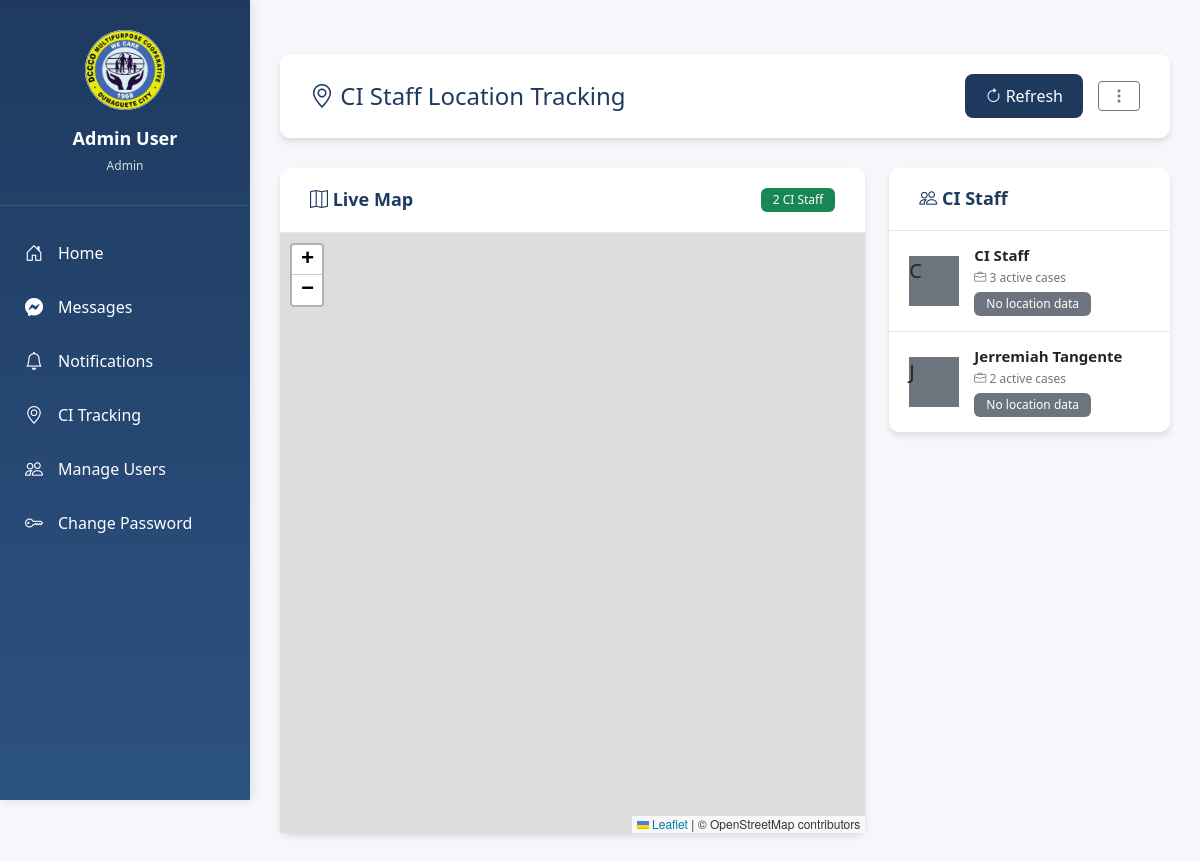
/ci-tracking (signed in), run on the app's committed database.
### tables this page shows
CREATE TABLE users (
    id INTEGER PRIMARY KEY AUTOINCREMENT,
    email TEXT UNIQUE NOT NULL,
    password_hash TEXT NOT NULL,
    name TEXT NOT NULL,
    role TEXT NOT NULL CHECK(role IN ('admin', 'loan_staff', 'ci_staff')),
    signature_path TEXT,
    current_workload INTEGER DEFAULT 0
, is_online INTEGER DEFAULT 0, last_seen TEXT, is_approved INTEGER DEFAULT 0, created_at TEXT, backup_email TEXT, password_reset_token TEXT, password_reset_expires TEXT, approval_type TEXT DEFAULT "new_account");

### app.py (the view)
@app.route('/ci-tracking')
@login_required
def ci_tracking():
    if current_user.role != 'admin':
        flash('Access denied', 'danger')
        return redirect(url_for('index'))
    conn = get_db()
    ci_staff = conn.execute('''
        SELECT
            u.id, u.name, u.email,
            lt.latitude, lt.longitude, lt.activity, lt.tracked_at,
            (SELECT COUNT(*) FROM loan_applications WHERE assigned_ci_staff = u.id AND status = 'assigned_to_ci') as active_cases
        FROM users u
        LEFT JOIN location_tracking lt ON u.id = lt.user_id
        WHERE u.role = 'ci_staff'
        AND (lt.id IS NULL OR lt.id = (
            SELECT id FROM location_tracking
            WHERE user_id = u.id
            ORDER BY tracked_at DESC
            LIMIT 1
        ))
        ORDER BY u.name
    ''').fetchall()
    conn.close()
    return render_template('ci_tracking.html', ci_staff=ci_staff, unread_count=0)

### app.py (called while the page is built)
def get_db():
    conn = sqlite3.connect(DATABASE, timeout=10)
    conn.row_factory = sqlite3.Row
    return conn

@login_manager.user_loader
def load_user(user_id):
    conn = get_db()
    row = conn.execute('SELECT * FROM users WHERE id=?', (user_id,)).fetchone()
    conn.close()
    if row:
        backup_email = row['backup_email'] if 'backup_email' in row.keys() else None
        return User(row['id'], row['email'], row['name'], row['role'], row['signature_path'], backup_email)
    return None

### templates/ci_tracking.html (shortened to what this page needs)
run{% extends "base.html" %}
{% block content %}
<div class="top-bar">
    <h2><i class="bi bi-geo-alt"></i> CI Staff Location Tracking</h2>
    <div class="top-bar-actions">
        <button class="btn btn-primary" onclick="refreshLocations()">
            <i class="bi bi-arrow-clockwise"></i> Refresh
        </button>
        <div class="user-menu-container">
            <button class="btn btn-outline-secondary user-menu-btn" type="button">
                <i class="bi bi-three-dots-vertical"></i>
            </button>
        </div>
    </div>
</div>
<div class="row">
    <div class="col-lg-8 mb-4">
        <div class="content-card">
            <div class="content-card-header">
                <h5><i class="bi bi-map"></i> Live Map</h5>
                <span class="badge bg-success">{{ ci_staff|length }} CI Staff</span>
            </div>
            <div class="content-card-body p-0">
                <div id="trackingMap" style="height: 600px; width: 100%;"></div>
            </div>
        </div>
    </div>
    <div class="col-lg-4">
        <div class="content-card">
            <div class="content-card-header">
                <h5><i class="bi bi-people"></i> CI Staff</h5>
            </div>
            <div class="content-card-body p-0">
                <div class="staff-tracking-list">
                    {% for staff in ci_staff %}
                    <div class="staff-tracking-item" data-staff-id="{{ staff.id }}" onclick="focusOnStaff({{ staff.latitude or 0 }}, {{ staff.longitude or 0 }}, '{{ staff.name }}')">
                        <div class="staff-avatar">
                            <div class="avatar-circle {% if staff.latitude %}bg-success{% else %}bg-secondary{% endif %}">
                                {{ staff.name[0].upper() }}
                            </div>
                        </div>
                        <div class="staff-info">
                            <h6>{{ staff.name }}</h6>
                            <div class="staff-details">
                                <small class="text-muted">
                                    <i class="bi bi-briefcase"></i> {{ staff.active_cases }} active cases
                                </small>
                            </div>
                            {% if not staff.latitude %}
                            <span class="badge badge-sm bg-secondary">No location data</span>
                            {% endif %}
                        </div>
                    </div>
                    {% endfor %}
                </div>
            </div>
        </div>
    </div>
</div>
<link rel="stylesheet" href="https://unpkg.com/leaflet@1.9.4/dist/leaflet.css" />
{% endblock %}

### templates/base.html (shortened to what this page needs)
<!DOCTYPE html>
<html>
<head>
    <link href="https://cdn.jsdelivr.net/npm/bootstrap@5.1.3/dist/css/bootstrap.min.css" rel="stylesheet">
    <link rel="stylesheet" href="https://cdn.jsdelivr.net/npm/bootstrap-icons@1.10.0/font/bootstrap-icons.css">
</head>
<body>
    {% if current_user.is_authenticated %}
    <div class="dashboard-container">
        <div class="sidebar" id="sidebar">
            <div class="sidebar-header">
                <div class="sidebar-logo">
                    <img src="{{ url_for('static', filename='images/logo.jpg') }}" alt="DCCCO Multipurpose Cooperative">
                </div>
                <div class="sidebar-user">{{ current_user.name }}</div>
                <div class="sidebar-email">{{ current_user.role.replace('_', ' ').title() }}</div>
            </div>
            <nav class="sidebar-nav">
                <a href="{% if current_user.role == 'admin' %}{{ url_for('admin_dashboard') }}{% elif current_user.role == 'ci_staff' %}{{ url_for('ci_dashboard') }}{% else %}{{ url_for('loan_dashboard') }}{% endif %}">
                    <i class="bi bi-house-door"></i> Home
                </a>
                <a href="{{ url_for('messages') }}" class="notification-badge">
                    <i class="bi bi-messenger"></i> Messages
                </a>
                <a href="{{ url_for('notifications') }}" class="notification-badge">
                    <i class="bi bi-bell"></i> Notifications
                </a>
                {% if current_user.role == 'admin' %}
                <a href="{{ url_for('ci_tracking') }}">
                    <i class="bi bi-geo-alt"></i> CI Tracking
                </a>
                <a href="{{ url_for('manage_users') }}">
                    <i class="bi bi-people"></i> Manage Users
                </a>
                {% endif %}
                <a href="{{ url_for('change_password') }}">
                    <i class="bi bi-key"></i> Change Password
                </a>
            </nav>
        </div>
        <div class="main-content">
    {% else %}
    <div class="container mt-4">
    {% endif %}
            {% block content %}{% endblock %}
    {% if current_user.is_authenticated %}
        </div>
    </div>
    {% else %}
    </div>
    {% endif %}
</body>
</html>

### templates/base.html (style rules this page uses)
:root { --primary-blue: #1e3a5f; --secondary-blue: #2c5282; --accent-yellow: #fbbf24; --light-bg: #f5f7fa; --card-shadow: 0 4px 6px rgba(0, 0, 0, 0.1); }
body { background-color: var(--light-bg); font-family: 'Segoe UI', Tahoma, Geneva, Verdana, sans-serif; }
.dashboard-container { display: flex; min-height: 100vh; }
.sidebar { width: 250px; background: linear-gradient(180deg, var(--primary-blue) 0%, var(--secondary-blue) 100%); color: white; padding: 0; position: fixed; height: 100vh; left: 0; top: 0; box-shadow: 2px 0 10px rgba(0,0,0,0.1); z-index: 1000; display: flex; flex-direction: column; }
.sidebar-header { padding: 30px 20px; text-align: center; border-bottom: 1px solid rgba(255,255,255,0.1); }
.sidebar-logo { width: 80px; height: 80px; border-radius: 50%; background: white; margin: 0 auto 15px; display: flex; align-items: center; justify-content: center; overflow: hidden; }
.sidebar-logo img { width: 100%; height: 100%; object-fit: cover; }
.sidebar-user { font-size: 18px; font-weight: 600; margin-bottom: 5px; }
.sidebar-email { font-size: 12px; opacity: 0.8; }
.sidebar-nav { padding: 20px 0; flex: 1; overflow-y: auto; overflow-x: hidden; }
.sidebar-nav a { display: flex; align-items: center; padding: 15px 25px; color: white; text-decoration: none; transition: all 0.3s; }
.sidebar-nav i { margin-right: 15px; font-size: 18px; }
.main-content { margin-left: 250px; flex: 1; padding: 30px; width: calc(100% - 250px); }
.top-bar { display: flex; justify-content: space-between; align-items: center; margin-bottom: 30px; background: white; padding: 20px 30px; border-radius: 10px; box-shadow: var(--card-shadow); }
.top-bar h2 { margin: 0; color: var(--primary-blue); font-size: 24px; }
.top-bar-actions { display: flex; gap: 15px; align-items: center; }
.content-card { background: white; border-radius: 10px; box-shadow: var(--card-shadow); margin-bottom: 20px; }
.content-card-header { padding: 20px 30px; border-bottom: 1px solid #e5e7eb; display: flex; justify-content: space-between; align-items: center; }
.content-card-header h5 { margin: 0; color: var(--primary-blue); font-size: 18px; font-weight: 600; }
.content-card-body { padding: 30px; }
.btn-primary { background: var(--primary-blue); border: none; padding: 10px 20px; border-radius: 8px; }
.badge { padding: 6px 12px; border-radius: 6px; font-weight: 500; }
.notification-badge { position: relative; }
.user-menu-container { position: relative; display: inline-block; z-index: 1001; }
.user-menu-btn { position: relative; z-index: 1002; }

### templates/ci_tracking.html (style rules this page uses)
.staff-tracking-list { max-height: 600px; overflow-y: auto; }
.staff-tracking-item { display: flex; align-items: center; padding: 15px 20px; border-bottom: 1px solid #e5e7eb; cursor: pointer; transition: background 0.2s; }
.staff-tracking-item:last-child { border-bottom: none; }
.staff-avatar { position: relative; margin-right: 15px; }
.staff-avatar .avatar-circle { width: 50px; height: 50px; font-size: 20px; }
.staff-info { flex: 1; }
.staff-info h6 { margin: 0 0 5px 0; font-size: 15px; font-weight: 600; }
.staff-details { display: flex; flex-direction: column; gap: 3px; margin-bottom: 5px; }
.staff-details small { font-size: 12px; }

### data on the page
users: name "Admin User", role.replace "Admin"
users: name "C", name "CI Staff", active_cases "3"
users: name "J", name "Jerremiah Tangente", active_cases "2"

### other printed values
{{ ci_staff|length }} "2"
